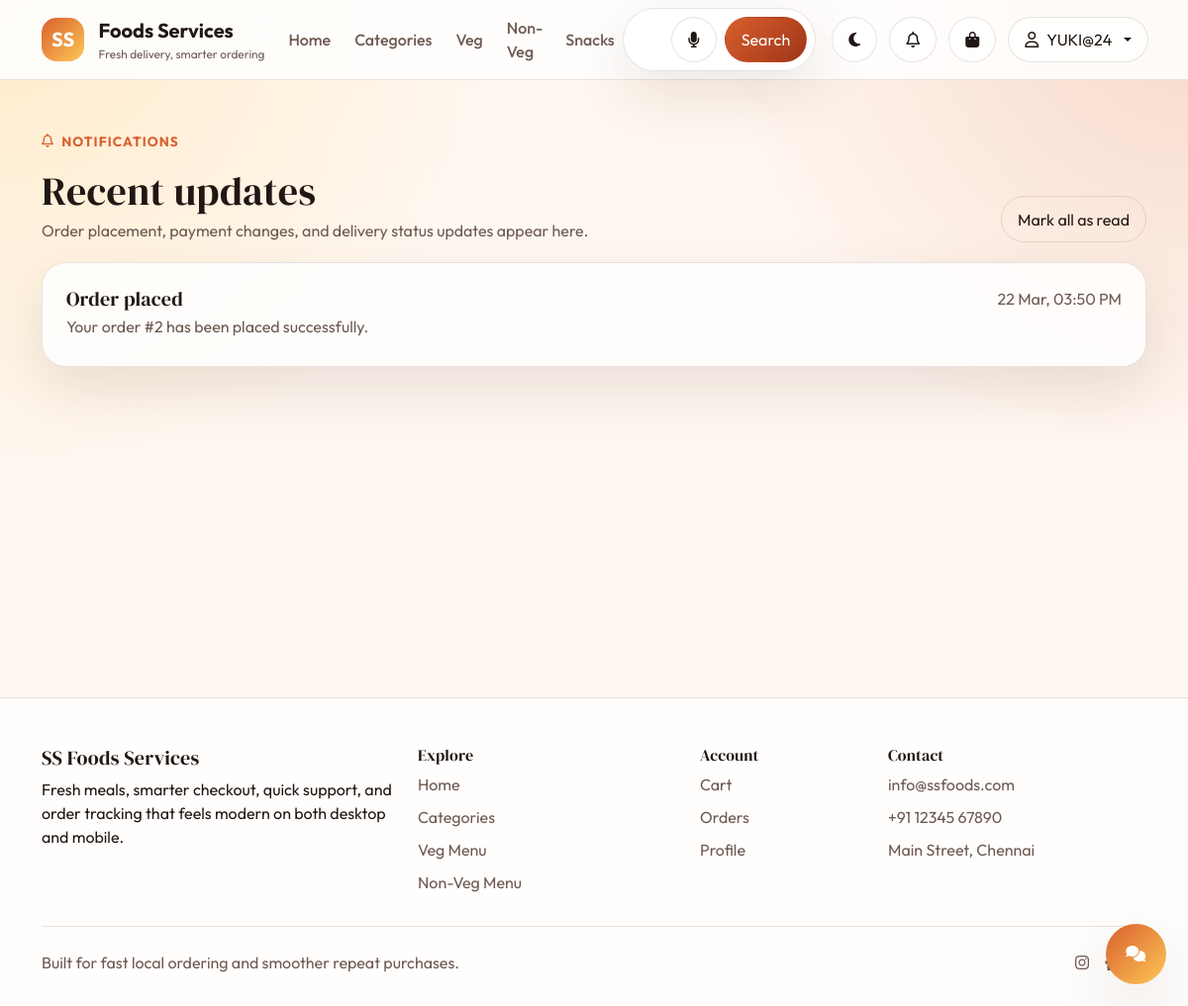
The app's page /notifications/ (signed in) with its own data.
### Food_app/models.py (models this page shows, shortened)
class Notification(models.Model):
    user = models.ForeignKey(User, on_delete=models.CASCADE, related_name="notifications")
    title = models.CharField(max_length=150)
    message = models.TextField()
    link = models.CharField(max_length=255, blank=True)
    is_read = models.BooleanField(default=False)
    created_at = models.DateTimeField(auto_now_add=True)
    class Meta:
        ordering = ["-created_at"]

### Food_app/app_views.py (the view)
# urls.py: path("notifications/", views.notifications_page, name="notifications"),
@login_required(login_url="Login")
def notifications_page(request):
    notifications = Notification.objects.filter(user=request.user)
    return render(request, "notifications.html", {"notifications": notifications})

### Food_app/context_processors.py (called while the page is built)
def shared_state(request):
    if not request.user.is_authenticated:
        return {
            "cart_count": 0,
            "unread_notifications_count": 0,
            "recent_notifications": [],
        }
    recent_notifications = Notification.objects.filter(user=request.user).order_by("-created_at")[:5]
    unread_notifications_count = Notification.objects.filter(user=request.user, is_read=False).count()
    cart_count = Cart.objects.filter(user=request.user).count()
    return {
        "cart_count": cart_count,
        "unread_notifications_count": unread_notifications_count,
        "recent_notifications": recent_notifications,
    }

### Food_app/Templates/notifications.html (shortened to what this page needs)
{% extends "layouts/main.html" %}
{% block content %}
<section class="container py-4 py-lg-5">
  <div class="section-header">
    <div>
      <span class="eyebrow"><i class="fa-regular fa-bell"></i> Notifications</span>
      <h1 class="mt-3 mb-1">Recent updates</h1>
      <p class="mb-0 subtle">Order placement, payment changes, and delivery status updates appear here.</p>
    </div>
    <form method="post" action="{% url 'notifications_read_all' %}">
      <button class="btn outline-button" type="submit">Mark all as read</button>
    </form>
  </div>
  <div class="stack-grid">
    {% for notification in notifications %}
    <a class="surface-card p-4 p-lg-4 d-block {% if not notification.is_read %}notification-unread{% endif %}" href="{{ notification.link|default:'#' }}">
      <div class="d-flex justify-content-between gap-3">
        <div>
          <h5 class="mb-1">{{ notification.title }}</h5>
          <p class="mb-1 subtle">{{ notification.message }}</p>
        </div>
        <span class="subtle">{{ notification.created_at|date:"d M, h:i A" }}</span>
      </div>
    </a>
    {% empty %}
    <div class="surface-card p-5 text-center">No notifications yet.</div>
    {% endfor %}
  </div>
</section>
{% endblock %}

### Food_app/Templates/Includes/navbar.html (shortened to what this page needs)
<nav class="navbar navbar-expand-xl site-navbar sticky-top">
  <div class="container">
    <a class="navbar-brand brand-mark" href="{% url 'Home' %}">
      <span class="brand-pill">SS</span>
      <span>
        <strong>Foods Services</strong>
        <small>Fresh delivery, smarter ordering</small>
      </span>
    </a>
    <div class="collapse navbar-collapse" id="siteNavbar">
      <ul class="navbar-nav me-auto align-items-xl-center gap-xl-2">
        <li class="nav-item"><a class="nav-link" href="{% url 'Home' %}">Home</a></li>
        <li class="nav-item"><a class="nav-link" href="{% url 'Category' %}">Categories</a></li>
        <li class="nav-item"><a class="nav-link" href="{% url 'food_by_type' 'Veg' %}">Veg</a></li>
        <li class="nav-item"><a class="nav-link" href="{% url 'food_by_type' 'Non-Veg' %}">Non-Veg</a></li>
        <li class="nav-item"><a class="nav-link" href="{% url 'food_by_type' 'Snacks' %}">Snacks</a></li>
      </ul>
      <form class="search-shell me-xl-3" method="get" action="{% url 'search' %}">
        <input class="form-control" id="navSearchInput" type="search" name="q" value="{{ request.GET.q }}" placeholder="Search dishes, categories, ingredients">
        <button class="btn icon-button" id="voiceSearchButton" type="button" aria-label="Search by voice">
          <i class="fa-solid fa-microphone"></i>
        </button>
        <button class="btn brand-button" type="submit">Search</button>
      </form>
      <div class="nav-actions">
        <button class="btn icon-button" id="themeToggle" type="button" aria-label="Toggle dark mode">
          <i class="fa-solid fa-moon"></i>
        </button>
        {% if request.user.is_authenticated %}
        <div class="dropdown">
          <button class="btn icon-button position-relative" type="button" data-bs-toggle="dropdown" aria-expanded="false" aria-label="Notifications">
            <i class="fa-regular fa-bell"></i>
          </button>
        </div>
        <a href="{% url 'Cart' %}" class="btn icon-button position-relative" aria-label="Cart">
          <i class="fa-solid fa-bag-shopping"></i>
        </a>
        <div class="dropdown">
          <button class="btn account-button dropdown-toggle" type="button" data-bs-toggle="dropdown" aria-expanded="false">
            <i class="fa-regular fa-user"></i>
            <span>{{ request.user.username }}</span>
          </button>
        </div>
        {% else %}
        <a href="{% url 'Login' %}" class="btn brand-button">Login</a>
        <a href="{% url 'Register' %}" class="btn outline-button">Register</a>
        {% endif %}
      </div>
    </div>
  </div>
</nav>

### Food_app/Static/CSS/style.css (style rules this page uses)
:root { --bg: #fff7f0; --surface: rgba(255, 255, 255, 0.82); --surface-strong: #ffffff; --surface-alt: #f4e8db; --text: #211714; --muted: #6e5a51; --border: rgba(118, 82, 61, 0.16); --shadow: 0 24px 60px rgba(85, 48, 24, 0.12); --brand: #d85f2d; --brand-deep: #9f3518; --accent: #ffc857; --success: #1f8f5f; --danger: #cb4257; }
body { font-family: "Outfit", sans-serif; background: radial-gradient(circle at top left, rgba(255, 200, 87, 0.25), transparent 32%), radial-gradient(circle at top right, rgba(216, 95, 45, 0.2), transparent 30%), linear-gradient(180deg, var(--bg), color-mix(in srgb, var(--bg) 76%, #ffffff 24%)); color: var(--text); min-height: 100vh; }
h1, h2, h3, h4, h5, h6, .display-font { font-family: "DM Serif Display", serif; letter-spacing: 0.01em; }
a { color: inherit; text-decoration: none; }
.site-navbar { background: color-mix(in srgb, var(--surface-strong) 86%, transparent 14%); backdrop-filter: blur(18px); border-bottom: 1px solid var(--border); }
.brand-mark { display: flex; align-items: center; gap: 0.9rem; color: var(--text); }
.brand-mark small { display: block; color: var(--muted); font-size: 0.74rem; }
.brand-pill { width: 2.7rem; height: 2.7rem; border-radius: 0.95rem; display: inline-flex; align-items: center; justify-content: center; background: linear-gradient(135deg, var(--brand), var(--accent)); color: #fff; font-weight: 700; }
.nav-link { color: var(--muted); font-weight: 500; }
.search-shell { display: flex; align-items: center; gap: 0.5rem; flex: 1 1 430px; max-width: 520px; background: var(--surface); border: 1px solid var(--border); border-radius: 999px; padding: 0.45rem 0.5rem 0.45rem 1rem; box-shadow: var(--shadow); }
.search-shell .form-control { border: 0; background: transparent; color: var(--text); box-shadow: none; }
.nav-actions { display: flex; align-items: center; gap: 0.75rem; }
.icon-button, .outline-button, .brand-button, .account-button { border-radius: 999px; border: 1px solid var(--border); padding: 0.65rem 1rem; background: var(--surface); color: var(--text); }
.brand-button { background: linear-gradient(135deg, var(--brand), var(--brand-deep)); border-color: transparent; color: #fff; }
.outline-button { background: transparent; }
.account-button { display: inline-flex; align-items: center; gap: 0.5rem; }
.hero-card, .surface-card, .info-panel, .product-card, .summary-card, .timeline-card { background: var(--surface); border: 1px solid var(--border); box-shadow: var(--shadow); border-radius: 1.5rem; }
.eyebrow { display: inline-flex; align-items: center; gap: 0.45rem; color: var(--brand); font-size: 0.85rem; font-weight: 700; text-transform: uppercase; letter-spacing: 0.08em; }
.hero-stats, .stack-grid { display: grid; gap: 1rem; }
.section-header { display: flex; justify-content: space-between; align-items: end; margin-bottom: 1.25rem; }
.section-header p, .muted-text, .subtle { color: var(--muted); }

### records on screen
Notification: title "Order placed", message "Your order #2 has been placed successfully.", created_at "22 Mar, 03:50 PM"

### other values on screen
{{ request.user.username }} "YUKI@24"
